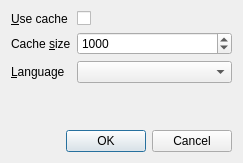
<?xml version="1.0" encoding="UTF-8"?>
<ui version="4.0">
 <class>settings</class>
 <widget class="QDialog" name="settings">
  <property name="geometry">
   <rect>
    <x>0</x>
    <y>0</y>
    <width>243</width>
    <height>163</height>
   </rect>
  </property>
  <property name="windowTitle">
   <string>Settings</string>
  </property>
  <layout class="QVBoxLayout" name="verticalLayout">
   <item>
    <layout class="QFormLayout" name="formLayout">
     <item row="0" column="0">
      <widget class="QLabel" name="label">
       <property name="sizePolicy">
        <sizepolicy hsizetype="Expanding" vsizetype="Preferred">
         <horstretch>0</horstretch>
         <verstretch>0</verstretch>
        </sizepolicy>
       </property>
       <property name="whatsThis">
        <string/>
       </property>
       <property name="text">
        <string>&amp;Use cache</string>
       </property>
       <property name="buddy">
        <cstring>use_cache</cstring>
       </property>
      </widget>
     </item>
     <item row="0" column="1">
      <widget class="QCheckBox" name="use_cache">
       <property name="whatsThis">
        <string>If unchecked no image caching will occur. It will save memory at the price of slow and not smocth scrolling</string>
       </property>
       <property name="text">
        <string/>
       </property>
      </widget>
     </item>
     <item row="1" column="0">
      <widget class="QLabel" name="label_2">
       <property name="text">
        <string>Cache &amp;size</string>
       </property>
       <property name="buddy">
        <cstring>cache_size</cstring>
       </property>
      </widget>
     </item>
     <item row="1" column="1">
      <widget class="QSpinBox" name="cache_size">
       <property name="whatsThis">
        <string>Maximum number of images that can be cached or &quot;unlimited'. It should be unlimited if you have enough memory, but can allow qtimgren to run on smaller systems.</string>
       </property>
       <property name="specialValueText">
        <string>Unlimited</string>
       </property>
       <property name="minimum">
        <number>-1</number>
       </property>
       <property name="maximum">
        <number>65535</number>
       </property>
       <property name="singleStep">
        <number>100</number>
       </property>
       <property name="value">
        <number>1000</number>
       </property>
      </widget>
     </item>
     <item row="2" column="0">
      <widget class="QLabel" name="label_3">
       <property name="whatsThis">
        <string>Choose the language for the interface</string>
       </property>
       <property name="text">
        <string>&amp;Language</string>
       </property>
       <property name="buddy">
        <cstring>language</cstring>
       </property>
      </widget>
     </item>
     <item row="2" column="1">
      <widget class="QComboBox" name="language"/>
     </item>
    </layout>
   </item>
   <item>
    <spacer name="verticalSpacer">
     <property name="orientation">
      <enum>Qt::Vertical</enum>
     </property>
     <property name="sizeHint" stdset="0">
      <size>
       <width>20</width>
       <height>11</height>
      </size>
     </property>
    </spacer>
   </item>
   <item>
    <widget class="QDialogButtonBox" name="buttonBox">
     <property name="standardButtons">
      <set>QDialogButtonBox::Cancel|QDialogButtonBox::Ok</set>
     </property>
    </widget>
   </item>
  </layout>
 </widget>
 <resources/>
 <connections>
  <connection>
   <sender>buttonBox</sender>
   <signal>accepted()</signal>
   <receiver>settings</receiver>
   <slot>accept()</slot>
   <hints>
    <hint type="sourcelabel">
     <x>83</x>
     <y>97</y>
    </hint>
    <hint type="destinationlabel">
     <x>83</x>
     <y>113</y>
    </hint>
   </hints>
  </connection>
  <connection>
   <sender>buttonBox</sender>
   <signal>rejected()</signal>
   <receiver>settings</receiver>
   <slot>reject()</slot>
   <hints>
    <hint type="sourcelabel">
     <x>177</x>
     <y>105</y>
    </hint>
    <hint type="destinationlabel">
     <x>174</x>
     <y>123</y>
    </hint>
   </hints>
  </connection>
 </connections>
</ui>
